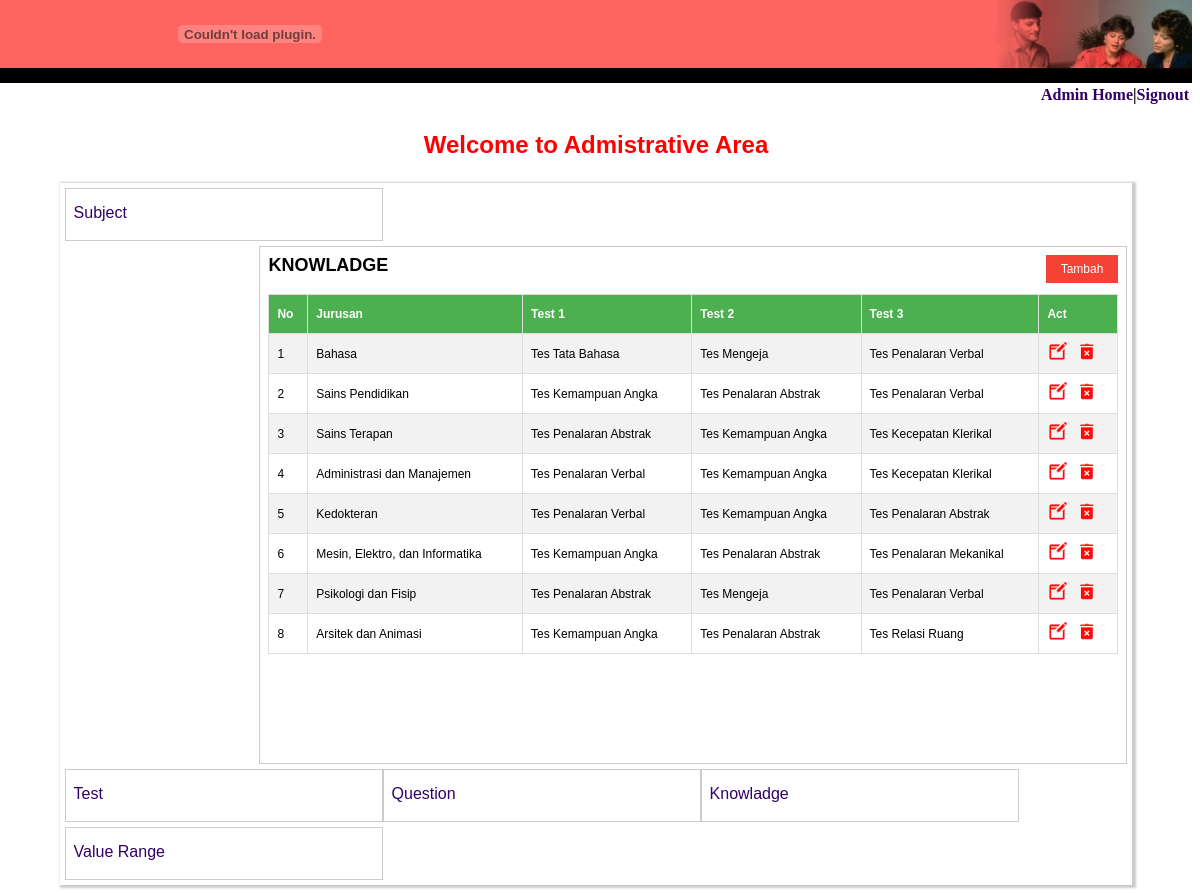
Screenshot of /admin/login.php?page=knowladge (signed in) with the database file from the repository.
### tables this page shows
CREATE TABLE `mst_knowledge` (
  `id_knowledge` varchar(11) NOT NULL,
  `jurusan_know` varchar(35) NOT NULL,
  `NLsub1_know` varchar(11) NOT NULL,
  `NLsub2_know` varchar(11) NOT NULL,
  `NLsub3_know` varchar(11) NOT NULL
);

CREATE TABLE `mst_test` (
  `test_id` varchar(11) NOT NULL,
  `sub_id` varchar(11) DEFAULT NULL,
  `test_name` varchar(30) DEFAULT NULL,
  `total_que` varchar(15) DEFAULT NULL
);

### admin/knowladge.php (the view, shortened to what this page needs)
<html>
<head>
</head>
<body>
 <?php
    $page=$_GET[page];
    $sub = $_GET[sub];
 	if($page=="knowladge" && $sub==""){
 ?>
	<span style="font-size:18px; font-weight:bold;">KNOWLADGE </span> <a href="?page=knowladge&sub=tambah"><button class="button1" >Tambah</button></a><br><br>
	<table id="customers">
	  <tr>
	    <th>No</th>
	    <th>Jurusan</th>
	    <th>Test 1</th>
	    <th>Test 2</th>
	    <th>Test 3</th>
	    <th>Act</th>
	  </tr>
	  <?php
	   $Qkn= mysql_query("SELECT * FROM mst_knowledge")or die(mysql_error());
	   while ($data =mysql_fetch_array($Qkn)) { $no++;?>
		  <tr>
		    <td><?=$no;?></td>
		    <td><?=$data[jurusan_know];?></td>
		    <td><?php $none = mysql_fetch_array(mysql_query("SELECT test_name FROM mst_test WHERE test_id='$data[NLsub1_know]' ")); echo $none[test_name];?></td>
		    <td><?php $none = mysql_fetch_array(mysql_query("SELECT test_name FROM mst_test WHERE test_id='$data[NLsub2_know]' ")); echo $none[test_name];?></td>
		    <td><?php $none = mysql_fetch_array(mysql_query("SELECT test_name FROM mst_test WHERE test_id='$data[NLsub3_know]' ")); echo $none[test_name];?></td>
		  	<td>
		  		<a href="?page=knowladge&sub=edit&id=<?php echo $data[id_knowledge]?>"><img src="../image/edit.png" width="20px" title="edit data"></a> &nbsp;
		  		<a href="javascript:confirmDelete('delete.php?form=know&delid=<?=$data[id_knowledge]?>')"><img src="../image/del.png" width="20px" title="hapus"></a>
		  	</td>
		  </tr>
	  <?php } $no=1;?>
  	</table>
  <?php }?>
</body>
</html>

### quiz.css (style rules this page uses)
body { margin-left: 0px; margin-top: 0px; }
a:link { color: #330066; text-decoration: none; }

### admin/stl.css (style rules this page uses)
.button1 { float: right; background-color: #f44336; border: none; color: #fff; padding: 7px 15px; text-align: center; text-decoration: none; display: inline-block; font-size: 12px; cursor: pointer; }

### admin/knowladge.php (style rules this page uses)
#customers { font-family: "Trebuchet MS", Arial, Helvetica, sans-serif; font-size: 12px; border-collapse: collapse; width: 100%; }
#customers td, #customers th { border: 1px solid #ddd; padding: 8px; }
#customers tr:nth-child(even) { background-color: #f2f2f2; }
#customers th { padding-top: 12px; padding-bottom: 12px; text-align: left; background-color: #4CAF50; color: white; }

### rows the page displays
mst_knowledge: jurusan_know "Bahasa", NLsub1_know.test_name "Tes Tata Bahasa", NLsub2_know.test_name "Tes Mengeja", NLsub3_know.test_name "Tes Penalaran Verbal"
mst_knowledge: jurusan_know "Sains Pendidikan", NLsub1_know.test_name "Tes Kemampuan Angka", NLsub2_know.test_name "Tes Penalaran Abstrak", NLsub3_know.test_name "Tes Penalaran Verbal"
mst_knowledge: jurusan_know "Sains Terapan", NLsub1_know.test_name "Tes Penalaran Abstrak", NLsub2_know.test_name "Tes Kemampuan Angka", NLsub3_know.test_name "Tes Kecepatan Klerikal"
mst_knowledge: jurusan_know "Administrasi dan Manajemen", NLsub1_know.test_name "Tes Penalaran Verbal", NLsub2_know.test_name "Tes Kemampuan Angka", NLsub3_know.test_name "Tes Kecepatan Klerikal"
mst_knowledge: jurusan_know "Kedokteran", NLsub1_know.test_name "Tes Penalaran Verbal", NLsub2_know.test_name "Tes Kemampuan Angka", NLsub3_know.test_name "Tes Penalaran Abstrak"
mst_knowledge: jurusan_know "Mesin, Elektro, dan Informatika", NLsub1_know.test_name "Tes Kemampuan Angka", NLsub2_know.test_name "Tes Penalaran Abstrak", NLsub3_know.test_name "Tes Penalaran Mekanikal"
mst_knowledge: jurusan_know "Psikologi dan Fisip", NLsub1_know.test_name "Tes Penalaran Abstrak", NLsub2_know.test_name "Tes Mengeja", NLsub3_know.test_name "Tes Penalaran Verbal"
mst_knowledge: jurusan_know "Arsitek dan Animasi", NLsub1_know.test_name "Tes Kemampuan Angka", NLsub2_know.test_name "Tes Penalaran Abstrak", NLsub3_know.test_name "Tes Relasi Ruang"
